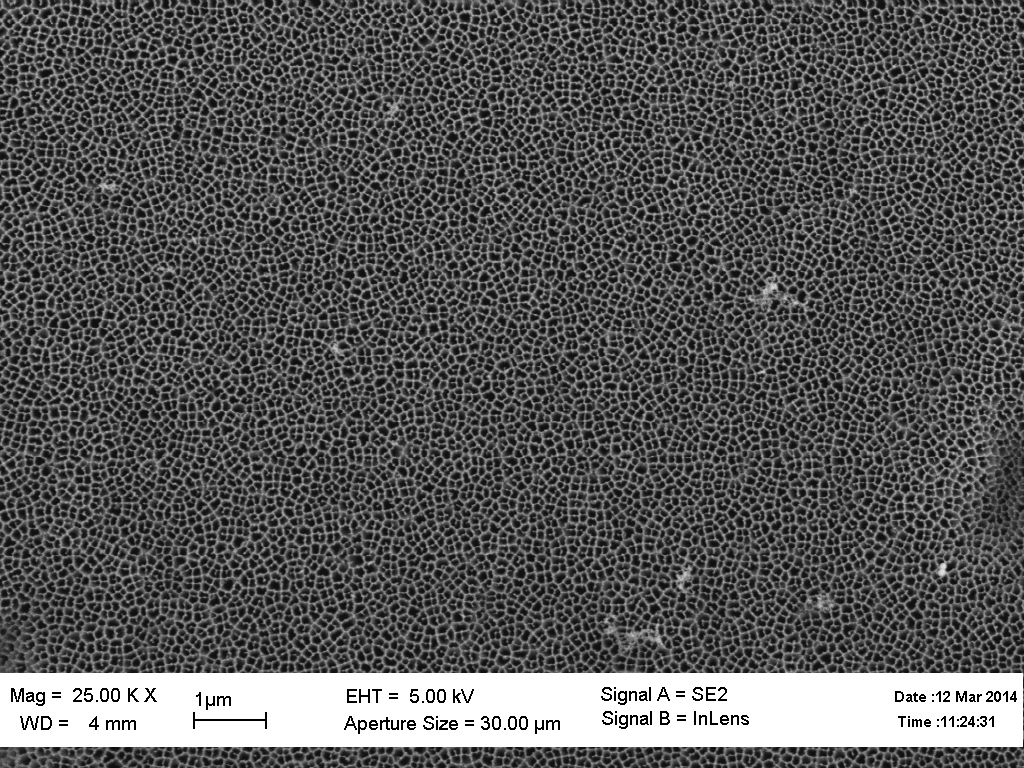
#> input picture 1_01.tif, 1024 x 768 px
$ jupyter execute --allow-errors 'PIL Test.ipynb'   (shell and % lines are left out)
#> lines starting #> are read from the running program, lines starting #| are printed output that depends on the picture; after the words box and inside, x2 and y2 are one past the last pixel; in counts of white or black regions, pixels touching at a corner belong together
### src/cell_distinguisher/distinguisher.py
'''
Created on 12 марта 2014 г.

@author: gleb
'''
BLACK = 0
WHITE = 255

from PIL import Image
from cell_distinguisher.cell import Cell

cells = []

def get_cells_from_image(im, tl_corner, br_corner, pixel_size, threshold):
    image = im.copy()
    make_threshold(image, threshold)
    __iterate_through_image__(image, (tl_corner, br_corner), pixel_size)
    return image


def make_threshold(im, threshold):
    for x in range(0, im.getbbox()[2]):
        for y in range(0, im.getbbox()[3]):
            if(im.getpixel((x,y)) > threshold):
                im.putpixel((x, y), WHITE)
            else:
                im.putpixel((x, y), BLACK)

    return


def __iterate_through_image__(im, bounds, pixel_size):
    for x in range(bounds[0][0], bounds[1][0]):
        for y in range(bounds[0][1], bounds[1][1]):
            if(im.getpixel((x,y)) == BLACK):
                cell = Cell(im);
                cell.fill_self(im, (x,y), pixel_size)
                if cell.area >= 10 :
                    cells.append(cell)


# [2 lines that do not run on import are left out]

### src/line_distinguisher/distinguisher.py
'''
Created on 18 марта 2014 г.

@author: elvira
'''

from line_distinguisher.hough_transform import get_coefficients
from PIL import ImageFilter
from cell_distinguisher.distinguisher import make_threshold
import sys

def prepare_image(im, slice_thickness = 50, threshold = 80):
    image = im.copy()
    image = __image_preparing__(image, threshold)
    slices =__slice_image__(image, slice_thickness)
    return slices

def get_lines(slice_, tolerance_a_b = (2, 0), max_a = 0.1):
    print("Getting coefficients..."); sys.stdout.flush()
    coeffs = get_coefficients(slice_, tolerance_a_b, max_a)
    return coeffs

# [6 lines left out: function decimate, not called in this run]

def __image_preparing__(im, threshold):
        converted_im = im.convert(mode = 'L')
        filtered_converted_im = converted_im.filter(ImageFilter.FIND_EDGES)
        make_threshold(filtered_converted_im, threshold)
        return filtered_converted_im

def __slice_image__(im, slice_thickness):
    im_width, im_height = im.getbbox()[2:]
    slices = []
    i=0
    while i<=im_width-slice_thickness :
        slices.append(im.crop((i, 0, i+slice_thickness, im_height)))
        i+=slice_thickness
    return slices

### PIL Test.ipynb
# Сканирующая электронная микроскопия

В работе были исследованы мембраны компании Whatman **Anodisc** (анодированный алюминий). С заявленными производителем были сопоставлены следующие параметры: толщина мембраны, диаметр пор, плотность пор. Зафиксированы также отклонение пор от цилиндричности и отклонение каналов от нормали к поверхности мембраны.

## Введение

Мембраны анодированного алюминия могут использоваться в качестве матриц для формирования металлических нанопроволок и нанопроводов. При таком использовании являются важными особенности их геометрии, такие как форма, размер пор, наклон каналов и количество дефектов. В данной работе предметом исследования является мембрана компании Whatman **Anodisc**, предназначенная для использования как фильтра, со следующими заявленными усредненными параметрами:

- толщина мембраны 22 мкм
- диаметр пор 0.1 мкм
- плотность пор $2\cdot 10^8$ см$^{-2}$

Результатом нашей работы является сравнение реальных характеристик мембраны с заявленными, а также определения качества полученных каналов для установления пригодности их к использованию в качестве матриц для выращивания металлических нанопроводов.

## Экспериментальная часть

## Cell distinguisher

[cell 1]
%pylab inline
import sys
sys.path.append('src')

from PIL import Image, ImageFilter
from cell_distinguisher.distinguisher import *
from line_distinguisher.distinguisher import *

[cell 2]
pixel_size = 1e-6/70
from PIL import *

[cell 3]
im = Image.open('1_01.tif')
#> im is the input picture: PIL image 1024x768 L; min 0, max 255, mean 90.3
im.show()

[cell 4]
altered_im = get_cells_from_image(im, (100, 100) , (im.getbbox()[2]-100, im.getbbox()[3]-200), pixel_size, 80)
#> after the loop in make_threshold, `for x in range(0, im.getbbox()[2]):`:
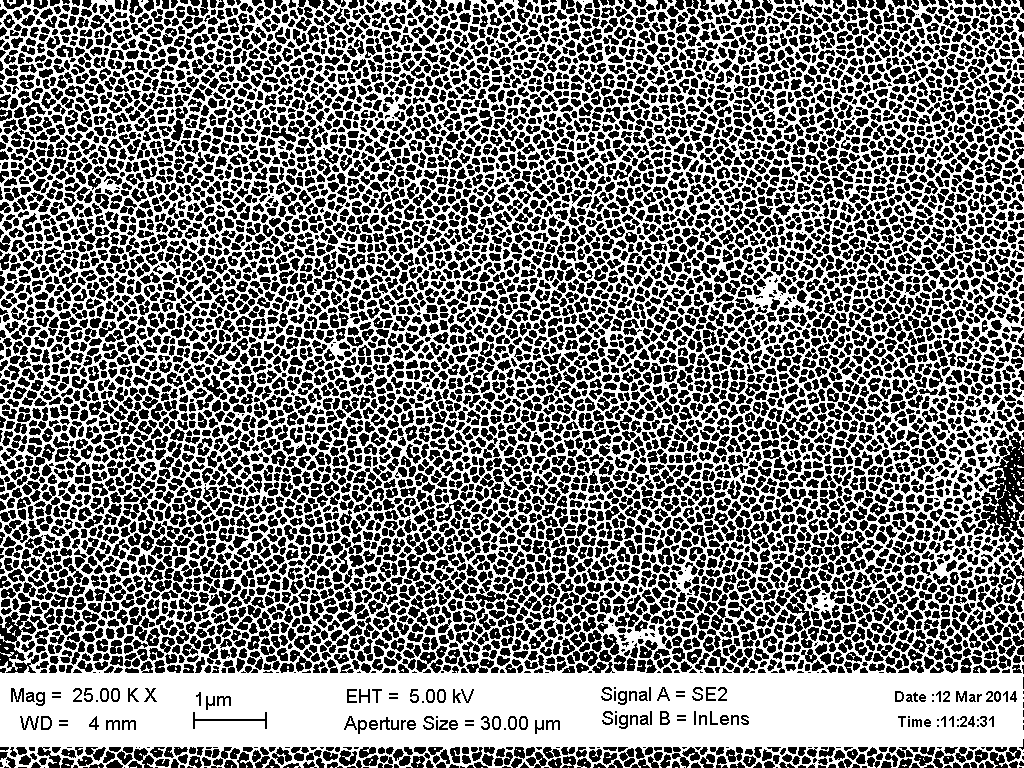
#> im: PIL image 1024x768 L; 48.6% white; 422 white regions (401 under 20 px), largest, box (x1, y1, x2, y2) and area: (0, 0, 1024, 768) 379836, (1016, 510, 1024, 534) 68, (43, 718, 50, 728) 64
#> after the loop in __iterate_through_image__, `for x in range(bounds[0][0], bounds[1][0]):`: cells = []
#> (the call stopped at in __iterate_through_image__, `cell = Cell(im);`: cell_distinguisher is not available in this run)

[cell 5]
altered_im.show()

[cell 6]
len(cells)
#> Out = 0

[cell 7]
sizes = [cell.first_norm() for cell in cells]
#> sizes = []

[cell 8]
plt.hist(sizes, 50)
print("Средний рамер поры: %.2e"% mean(sizes))
#| Средний рамер поры: nan
print("Плотность пор: %.2e"%(len(cells)/((im.getbbox()[2]-200)*(im.getbbox()[3]-300)*(pixel_size*100)**2)))
#| Плотность пор: 0.00e+00
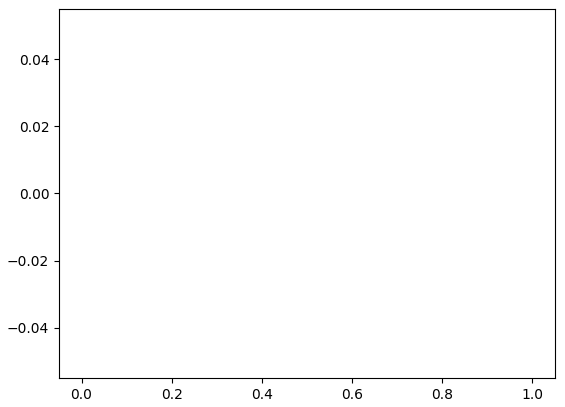
#> figure drawn by matplotlib, 1 panel

[cell 9]
'%.2e'%(3200/(81e-8))

[cell 10]
import sys
sys.path.append('src')
from PIL import Image, ImageFilter
from cell_distinguisher.distinguisher import *
from line_distinguisher.distinguisher import *
%pylab inline

# Line distinguisher

[cell 11]
im1 = Image.open('./1_10.tif').crop((0, 300, 1024, 600))
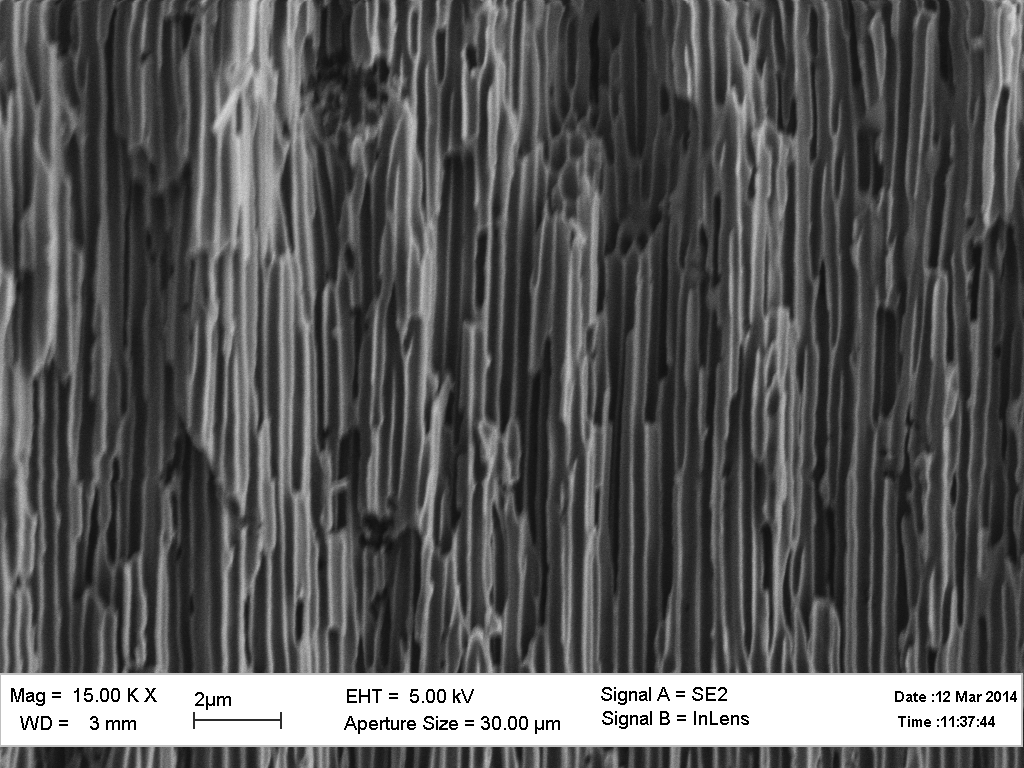
#> input picture 1_10.tif, 1024 x 768 px
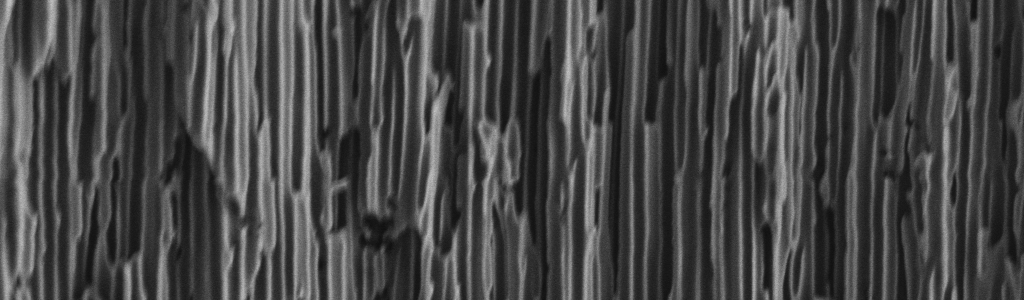
#> im1: PIL image 1024x300 P; min 16, max 196, mean 70.4
im1.show()

[cell 12]
slices = prepare_image(im1, threshold=80, slice_thickness=300)
#> in __image_preparing__, `filtered_converted_im = converted_im.filter(ImageFilter.FIND_EDGES)`:
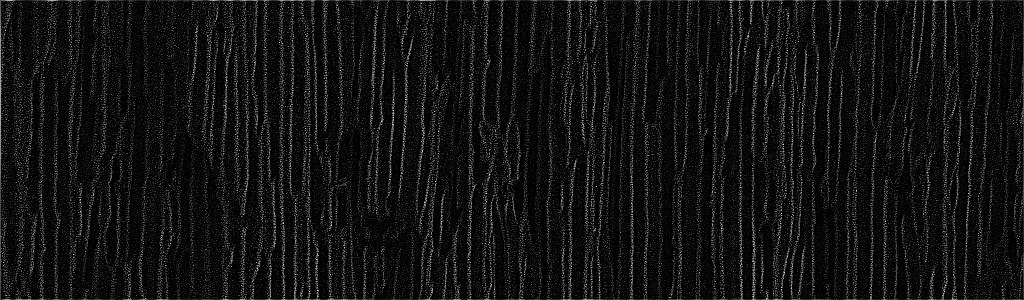
#> filtered_converted_im: PIL image 1024x300 L; min 0, max 245, mean 16.2
#> call 2 of make_threshold, with threshold = 80
#> after the loop in make_threshold (call 2), `for x in range(0, im.getbbox()[2]):`:
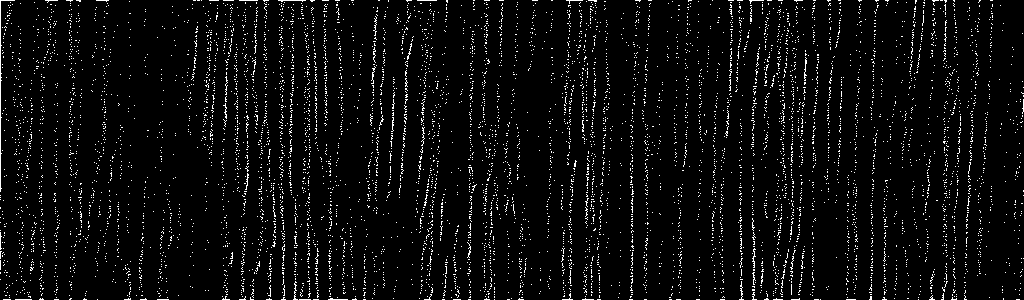
#> im: PIL image 1024x300 L; 4.5% white in thin lines or dots
#> in __slice_image__, `im_width, im_height = im.getbbox()[2:]`: im_width = 1024; im_height = 300
#> the loop in __slice_image__, `while i<=im_width-slice_thickness :` made 3 passes
#> i on passes 1 to 3: 300, 600, 900
#> after the loop in __slice_image__, `while i<=im_width-slice_thickness :`: i = 900; slices = 3 items
#> slices = 3 items

[cell 13]
# slices[1].show()

#> (a cell that did not finish here is left out)


#> (a cell that did not finish here is left out)

[cell 16]
copy = slices[1].copy()
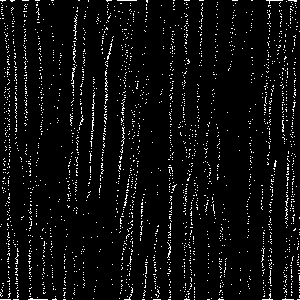
#> copy: PIL image 300x300 L; 5.1% white in thin lines or dots

[cell 17]
image = Image.new("L", (1000, 1000))
#> image: PIL image 1000x1000 L; every value is 0
interesting_points = []

column = 0
#> (the rest of this cell did not finish here and is left out)

[cell 18]
for interesting_point in interesting_points:
    for y in range(0, copy.getbbox()[3]):
#         print(interesting_point, int(interesting_point[0]*y+interesting_point[1]), y)
        if int(interesting_point[0]*y+interesting_point[1]) > 0 and int(interesting_point[0]*y+interesting_point[1]) < copy.getbbox()[2]:
            copy.putpixel((int(interesting_point[0]*y+interesting_point[1]), y), 100)
copy.show()
